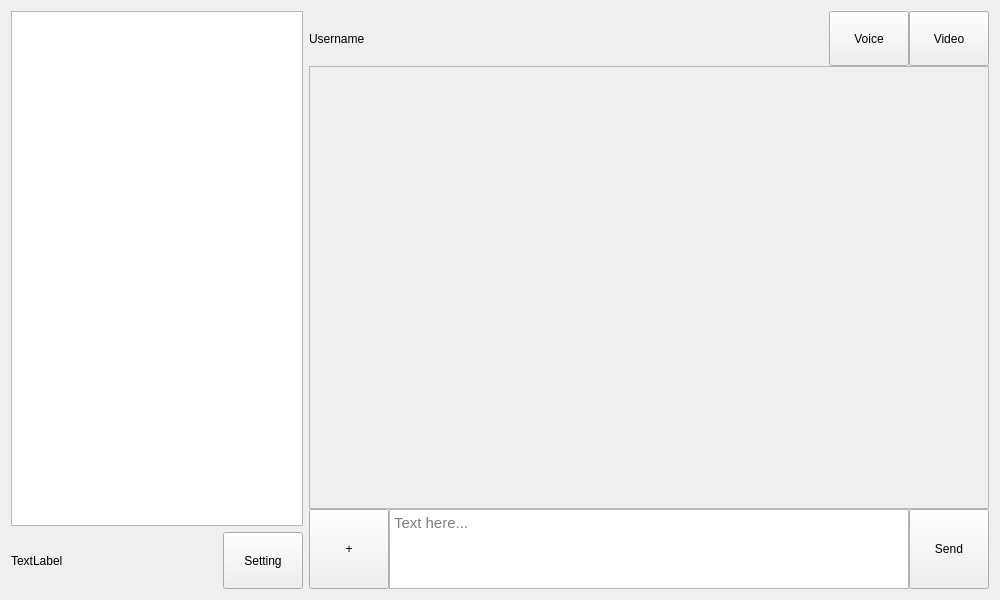
<?xml version="1.0" encoding="UTF-8"?>
<ui version="4.0">
 <class>Chat</class>
 <widget class="QWidget" name="Chat">
  <property name="geometry">
   <rect>
    <x>0</x>
    <y>0</y>
    <width>1000</width>
    <height>600</height>
   </rect>
  </property>
  <property name="windowTitle">
   <string>Chat</string>
  </property>
  <layout class="QHBoxLayout" name="horizontalLayout" stretch="3,7">
   <item>
    <layout class="QVBoxLayout" name="verticalLayout" stretch="9,1">
     <item>
      <widget class="QListWidget" name="listWidget_2"/>
     </item>
     <item>
      <layout class="QHBoxLayout" name="horizontalLayout_7" stretch="9,1">
       <item>
        <widget class="QLabel" name="label_4">
         <property name="text">
          <string>TextLabel</string>
         </property>
        </widget>
       </item>
       <item>
        <widget class="QPushButton" name="Setting_Button">
         <property name="sizePolicy">
          <sizepolicy hsizetype="Minimum" vsizetype="Expanding">
           <horstretch>0</horstretch>
           <verstretch>0</verstretch>
          </sizepolicy>
         </property>
         <property name="maximumSize">
          <size>
           <width>16777215</width>
           <height>16777215</height>
          </size>
         </property>
         <property name="text">
          <string>Setting</string>
         </property>
        </widget>
       </item>
      </layout>
     </item>
    </layout>
   </item>
   <item>
    <layout class="QVBoxLayout" name="verticalLayout_4" stretch="1,8,1">
     <property name="spacing">
      <number>0</number>
     </property>
     <item>
      <layout class="QHBoxLayout" name="horizontalLayout_10" stretch="3,2,0,0">
       <property name="spacing">
        <number>0</number>
       </property>
       <item>
        <widget class="QLabel" name="label_5">
         <property name="font">
          <font>
           <family>Arial</family>
          </font>
         </property>
         <property name="text">
          <string>Username</string>
         </property>
        </widget>
       </item>
       <item>
        <spacer name="horizontalSpacer_4">
         <property name="orientation">
          <enum>Qt::Horizontal</enum>
         </property>
         <property name="sizeType">
          <enum>QSizePolicy::Minimum</enum>
         </property>
         <property name="sizeHint" stdset="0">
          <size>
           <width>40</width>
           <height>20</height>
          </size>
         </property>
        </spacer>
       </item>
       <item>
        <widget class="QPushButton" name="VoiceCall_Button">
         <property name="sizePolicy">
          <sizepolicy hsizetype="Preferred" vsizetype="Preferred">
           <horstretch>0</horstretch>
           <verstretch>0</verstretch>
          </sizepolicy>
         </property>
         <property name="maximumSize">
          <size>
           <width>16777215</width>
           <height>16777215</height>
          </size>
         </property>
         <property name="font">
          <font>
           <family>Arial</family>
          </font>
         </property>
         <property name="text">
          <string>Voice</string>
         </property>
        </widget>
       </item>
       <item>
        <widget class="QPushButton" name="VideoCall_Button">
         <property name="sizePolicy">
          <sizepolicy hsizetype="Preferred" vsizetype="Preferred">
           <horstretch>0</horstretch>
           <verstretch>0</verstretch>
          </sizepolicy>
         </property>
         <property name="maximumSize">
          <size>
           <width>16777215</width>
           <height>16777215</height>
          </size>
         </property>
         <property name="font">
          <font>
           <family>Arial</family>
          </font>
         </property>
         <property name="text">
          <string>Video</string>
         </property>
        </widget>
       </item>
      </layout>
     </item>
     <item>
      <widget class="QScrollArea" name="scrollArea">
       <property name="horizontalScrollBarPolicy">
        <enum>Qt::ScrollBarAlwaysOff</enum>
       </property>
       <property name="widgetResizable">
        <bool>true</bool>
       </property>
       <widget class="QWidget" name="scrollAreaWidgetContents_6">
        <property name="geometry">
         <rect>
          <x>0</x>
          <y>0</y>
          <width>679</width>
          <height>441</height>
         </rect>
        </property>
       </widget>
      </widget>
     </item>
     <item>
      <layout class="QHBoxLayout" name="horizontalLayout_11" stretch="1,8,1">
       <property name="spacing">
        <number>0</number>
       </property>
       <property name="sizeConstraint">
        <enum>QLayout::SetMinimumSize</enum>
       </property>
       <item>
        <widget class="QPushButton" name="EmbedFile_Button">
         <property name="sizePolicy">
          <sizepolicy hsizetype="Minimum" vsizetype="Minimum">
           <horstretch>0</horstretch>
           <verstretch>0</verstretch>
          </sizepolicy>
         </property>
         <property name="maximumSize">
          <size>
           <width>16777215</width>
           <height>16777215</height>
          </size>
         </property>
         <property name="font">
          <font>
           <family>Arial</family>
          </font>
         </property>
         <property name="text">
          <string>+</string>
         </property>
        </widget>
       </item>
       <item>
        <widget class="QTextEdit" name="textEdit_4">
         <property name="sizePolicy">
          <sizepolicy hsizetype="Expanding" vsizetype="Minimum">
           <horstretch>0</horstretch>
           <verstretch>0</verstretch>
          </sizepolicy>
         </property>
         <property name="minimumSize">
          <size>
           <width>0</width>
           <height>80</height>
          </size>
         </property>
         <property name="maximumSize">
          <size>
           <width>16777215</width>
           <height>200</height>
          </size>
         </property>
         <property name="font">
          <font>
           <family>Arial</family>
           <pointsize>11</pointsize>
          </font>
         </property>
         <property name="sizeAdjustPolicy">
          <enum>QAbstractScrollArea::AdjustToContents</enum>
         </property>
         <property name="placeholderText">
          <string>Text here...</string>
         </property>
        </widget>
       </item>
       <item>
        <widget class="QPushButton" name="Send_Button">
         <property name="sizePolicy">
          <sizepolicy hsizetype="Minimum" vsizetype="Minimum">
           <horstretch>0</horstretch>
           <verstretch>0</verstretch>
          </sizepolicy>
         </property>
         <property name="maximumSize">
          <size>
           <width>16777215</width>
           <height>16777215</height>
          </size>
         </property>
         <property name="font">
          <font>
           <family>Arial</family>
          </font>
         </property>
         <property name="text">
          <string>Send</string>
         </property>
        </widget>
       </item>
      </layout>
     </item>
    </layout>
   </item>
  </layout>
 </widget>
 <resources/>
 <connections/>
</ui>
